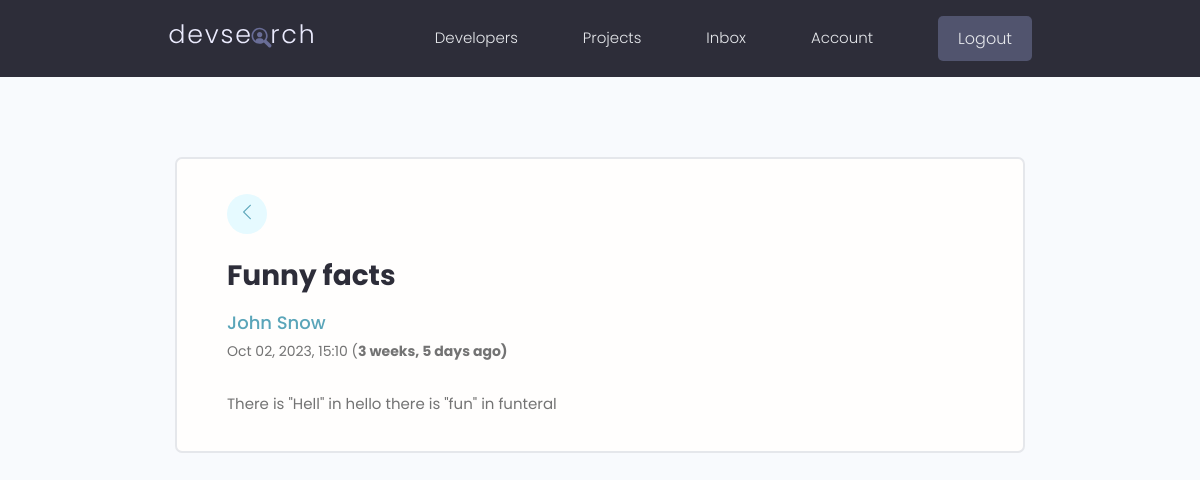
/profiles/message/9/ (signed in), run on the app's committed database.
### app_users/models.py (models this page shows, shortened)
class Message(models.Model):
    sender = models.ForeignKey(to=Profile, on_delete=models.SET_NULL, null=True, blank=True, related_name='sent_messages')
    receiver = models.ForeignKey(to=Profile, on_delete=models.PROTECT, related_name='received_messages')
    fullname = models.CharField(max_length=255, null=True, blank=True)
    email = models.EmailField(max_length=255, null=True, blank=True)
    subject = models.CharField(max_length=255)
    body = models.TextField()
    is_read = models.BooleanField(default=False)
    created = models.DateTimeField(auto_now_add=True)

### app_users/views.py (the view)
# urls.py: path('message/<int:pk>/', views.message_detail, name='message_detail'),
@login_required(login_url='signin')
def message_detail(request, pk):
    message = Message.objects.get(id=pk)
    if not message.receiver == request.user.profile:
        return redirect('inbox')
    message.is_read = True
    message.save()
    context = {
        'message': message
    }
    return render(request, 'app_users/message_detail.html', context)

### templates/app_users/message_detail.html
{% extends 'base.html' %}
{% block content %}
<main class="messagePage my-xl">
    <div class="content-box">
        <div class="message">
            <a class="backButton" href="{% url 'inbox' %}">
                    <i class="bi bi-chevron-left"></i>
            </a>
            <h2 class="message__subject">{{ message.subject }}</h2>
            {% if message.sender %}
            <a href="{% url 'profile_detail' pk=message.sender.id %}" class="message__author">{{ message.fullname }}</a>
            {% else %}
            <a href="mailto:{{ message.email }}" class="message__author">{{ message.fullname }}</a>
            {% endif %}
            <p class="message__date">{{ message.created|date:"M d, Y, H:m" }} (<b>{{ message.created|timesince }} ago)</b></p>
            <div class="message__body">
                {{ message.body|linebreaksbr }}
            </div>
        </div>
    </div>
</main>
{% endblock content %}

### static/styles/app.css (style rules this page uses)
:root { --color-sub: #2d2d39; }
.content-box { width: 95%; max-width: 85rem; margin: 0 auto; }
.message { padding: 2.5rem 0; }
.message > a { display: flex; gap: 1rem; }
.message__author, .message__date { flex-basis: 25%; }
.message__subject { flex-basis: 50%; }
.message__date { text-align: right; }
.messagePage .message { list-style: none; background: var(--color-white); padding: 3.5rem 5rem; border: 2px solid var(--color-light); border-radius: 0.7rem; }
.messagePage .message__subject { font-size: 2.8rem; color: var(--color-sub); margin-bottom: 1rem; margin-top: 2rem; }
.messagePage .message__author { font-size: 1.8rem; font-weight: 500; }
.messagePage .message__date { font-size: 1.4rem; font-weight: 400; text-align: left; margin-bottom: 3rem; }
.backButton { background: var(--color-main-light); color: var(--color-main); width: 4rem; height: 4rem; display: flex; align-items: center; justify-content: center; border-radius: 50%; }
.backButton i { font-size: 1.8rem; }

### static/uikit/styles/modules/_variables.css (style rules this page uses)
:root { --color-main: #5aa5b9; --color-main-light: #e6faff; --color-sub: #3f4156; --color-sub-light: #51546e; --color-sub-lighter: #ededfd; --color-text: #737373; --color-gray: #8b8b8b; --color-light: #e5e7eb; --color-light-gray: #767676; --color-bg: #f8fafd; --color-white: #fffefd; --color-white-light: #f3f3f3; --color-success: #359e64; --color-success-bg: #def8e8; --color-error: #fc4b0b; --color-error-bg: #fff2ee; --font-base: 'Poppins', arial, helvetica, 'Segoe UI', roboto, ubuntu, sans-serif; --font-monospace: 'Fira Code', 'Courier New', courier, monospace; --font-regular: 300; --font-medium: 500; --font-bold: 700; --generic-shadow: 1px 1px 5px #00000010; --generic-transition: all 0.3s ease-in-out; }

### static/uikit/styles/modules/_base.css (style rules this page uses)
* { margin: 0; padding: 0; box-sizing: border-box; text-rendering: optimizeLegibility; color: inherit; font-size: inherit; }
html { font-size: 50%; }
@media only screen and (min-width: 480px) { html { font-size: 56.25%; } }
@media only screen and (min-width: 1200px) { html { font-size: 62.5%; } }
body { line-height: 1.6; font-weight: 400; font-size: 1.5rem; color: var(--color-text); background-color: var(--color-bg); min-height: 100vh; }

### static/uikit/styles/modules/_typography.css (style rules this page uses)
* { font-family: var(--font-base); }
h2 { font-size: 3.6rem; font-weight: var(--font-bold); }
p, span, strong { font-size: 1.6rem; color: var(--color-text); font-weight: var(--font-regular); }
a { padding-bottom: 2px; text-decoration: none; display: inline-block; color: var(--color-main); font-weight: var(--font-medium); }

### static/uikit/styles/modules/_utilities.css (style rules this page uses)
.my-xl { margin: 8rem auto; }

### data on the page
Message: subject "Funny facts", fullname "John Snow", created "Oct 02, 2023, 15:10", created "3 weeks, 5 days", body "There is \"Hell\" in hello there is \"fun\" in funteral"
